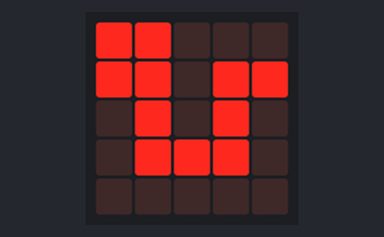
This program was run on a simulated BBC micro:bit (MakeCode). Parts: the board's 5×5 LED display.

Above: at 0.1 s.
At 1.0 s:
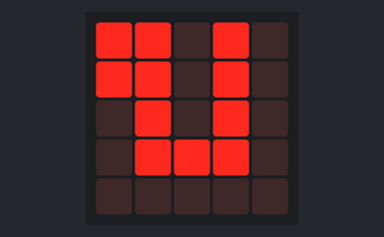

Measured:
- what the display in image 1 shows lasts 0.4 s, from 0.8 s to 1.2 s

The program:

main.ts
```typescript
basic.forever(function () {
    basic.showIcon(IconNames.Snake)
    basic.pause(200)
    basic.showLeds(`
        # # . # .
        # # . # .
        . # . # .
        . # # # .
        . . . . .
        `)
    basic.showLeds(`
        # # . . .
        # # . # #
        . # . # .
        . # # # .
        . . . . .
        `)
})
```

test.ts
```typescript
// Hier kann man Tests durchführen; diese Datei wird nicht kompiliert, wenn dieses Paket als Erweiterung verwendet wird.
```
